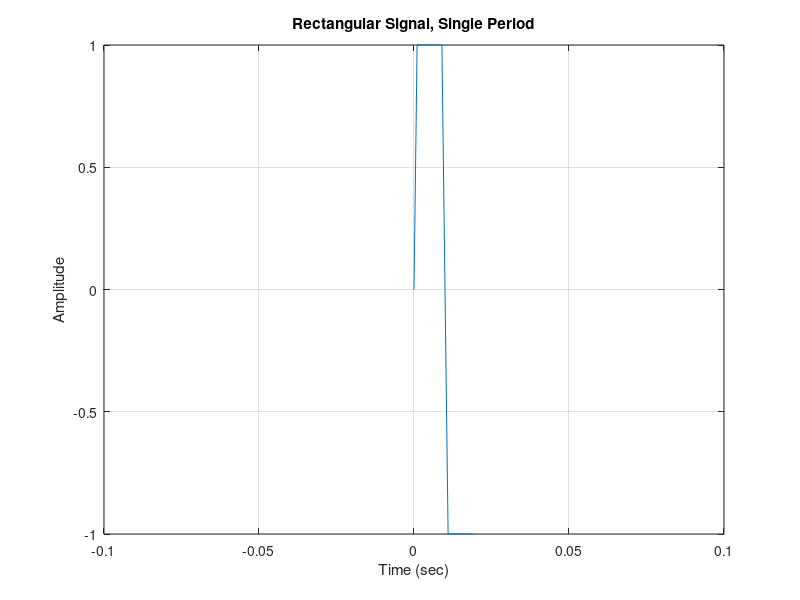
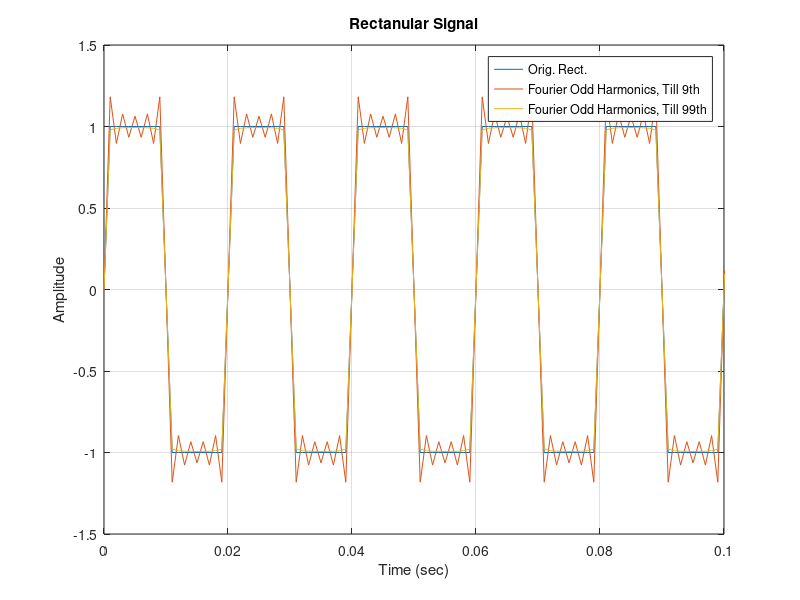

Recreate these plots in MATLAB, in order.
% Rectangular Signal - Fourier Series Representation
% Turker Dolapci
% 2024.07.28

clear all 	% clears everything in workspace
close all	% closes if there is something (e.g. figures)
clc 		% clears command window

%% Sampling rate, signal length, and time vector
fs= 1e3; %sampling rate equals to the number of samples per second (samples per second)
numsamp=5000; %number of samples to be generated
t= (0:(1/fs):((numsamp-1)/fs)).'; 	%time vector
%it is advised for you to create column vectors, rather than row vectors
%because it is the convention, obey the conventions!! 

%% Signal frequency
fc= 50;%fundamental frequency of the periodic signal to be generated	
T=1/fc;%period of the sinal to be generated

%% Generate a rectangular signal
rectpulse=[0;ones(round(T*fs)/2-1,1);0;-ones(round(T*fs)/2-1,1)]; %single period rectangular signal

figure;
plot(0:(1/fs):((length(rectpulse)-1)/fs),rectpulse)
grid on
title('Rectangular Signal, Single Period')
xlabel('Time (sec)')
ylabel('Amplitude')
xlim([-0.1 0.1])
pause

rectsig=repmat(rectpulse,round(length(t)/length(rectpulse)),1); %repeating the single period to have a longer signal

figure;
plot(0:(1/fs):((length(rectsig)-1)/fs),rectsig)
grid on
title('Rectangular Signal, Multiple Periods')
xlabel('Time (sec)')
ylabel('Amplitude')
xlim([0 0.1])
pause

%% Attempt to generate the same rectangular signal by Fourier series, up to 9th harmonics
sinsig1= (4/pi)*(1)*sin(2*pi*fc*t); %sinusoidal signal with fundamental	frequency
sinsig3= (4/pi)*(1/3)*sin(2*pi*3*fc*t); %sinusoidal signal with 3rd harmonic frequency	
sinsig5= (4/pi)*(1/5)*sin(2*pi*5*fc*t); %sinusoidal signal with 5th harmonic frequency		
sinsig7= (4/pi)*(1/7)*sin(2*pi*7*fc*t); %sinusoidal signal with 7th harmonic frequency		
sinsig9= (4/pi)*(1/9)*sin(2*pi*9*fc*t); %sinusoidal signal with 9th harmonic frequency		
sumsinsig=sinsig1+sinsig3+sinsig5+sinsig7+sinsig9; %sum of the fundamental and odd harmonics till 9th

hold on;
plot(0:(1/fs):((length(sumsinsig)-1)/fs),sumsinsig)
title('Rectangular Signal')
legend('Orig. Rect.', 'Fourier Odd Harmonics, Till 9th')
xlim([0 0.1])
pause
%% Attempt to generate the same rectangular signal by Fourier series, up to 99th harmonics
infsumsinsig=0;
for n=1:2:99 %(all harmonics sawtooth)
    infsumsinsig=infsumsinsig+4/pi*(1/n)*sin(2*pi*n*fc*t);
end

plot(0:(1/fs):((length(infsumsinsig)-1)/fs),infsumsinsig)
title('Rectanular Signal')
legend('Orig. Rect.', 'Fourier Odd Harmonics, Till 9th', 'Fourier Odd Harmonics, Till 99th')
xlim([0 0.1])
